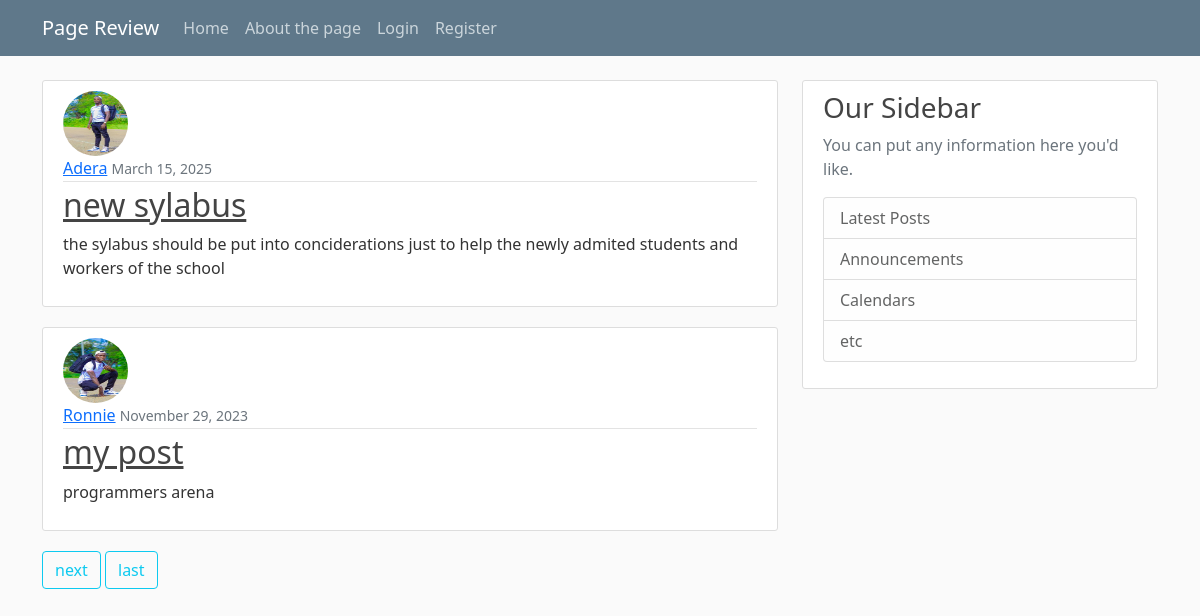
The page / on the database its author committed.
### blog/models.py (models this page shows, shortened)
class Post(models.Model):
    title = models.CharField(max_length=100)
    content = models.TextField()
    date_posted = models.DateTimeField(default=timezone.now)
    author = models.ForeignKey(User, on_delete=models.CASCADE)

### users/models.py (models this page shows, shortened)
class Profile(models.Model):
    user = models.OneToOneField(User,on_delete=models.CASCADE)
    image = models.ImageField(default='default.jpg', upload_to='profile_pics')

### blog/views.py (the view)
# urls.py: path('', PostListView.as_view(), name='blog-home'),
class PostListView(ListView):
    model = Post
    template_name = 'blog/home.html'
    context_object_name = 'posts'
    ordering = ['-date_posted']
    paginate_by = 2

### blog/templates/blog/home.html (shortened to what this page needs)
{% extends "blog/base.html" %}
{% block content %}
    {% for post in posts %}
        <article class="media content-section">
          <img class="rounded-circle article-img" src="{{ post.author.profile.image.url }}">
          <div class="media-body">
            <div class="article-metadata">
              <a class="mr-2" href="{% url 'user-posts' post.author.username %}">{{ post.author }}</a>
              <small class="text-muted">{{ post.date_posted|date:"F d, Y" }}</small>
            </div>
            <h2><a class="article-title" href="{% url 'post-detail' post.id %}">{{ post.title }}</a></h2>
            <p class="article-content">{{ post.content }}</p>
          </div>
        </article>
    {% endfor %}
    {% if is_paginated %}
      {% if page_obj.has_next %}
      <a class="btn btn-outline-info mb-4" href="?page={{ page_obj.next_page_number }}">next</a>
      <a class="btn btn-outline-info mb-4" href="?page={{ page_obj.paginator.num_pages }}">last</a>
      {% endif %}
    {% endif %}
{% endblock content %}

### blog/templates/blog/base.html (shortened to what this page needs)
{% load static %}
<!DOCTYPE html>
<html>
<head>
        <link href="https://cdn.jsdelivr.net/npm/bootstrap@5.1.3/dist/css/bootstrap.min.css" rel="stylesheet">
    <link rel="stylesheet" type="text/css" href="{% static 'blog/main.css' %}">
</head>
<body>
    <header class="site-header">
        <nav class="navbar navbar-expand-md navbar-dark bg-steel fixed-top">
            <div class="container">
                <a class="navbar-brand mr-4" href="{% url 'blog-home' %}">Page Review</a>
                <div class="collapse navbar-collapse" id="navbarToggle">
                  <div class="navbar-nav mr-auto">
                    <a class="nav-item nav-link" href="{% url 'blog-home' %}">Home</a>
                    <a class="nav-item nav-link" href="{% url 'blog-about' %}">About the page</a>
                  </div>
                  <ul class="navbar-nav">
                    {% if user.is_authenticated %}
                    <a class="nav-item nav-link" href="{% url 'post-create' %}">New Post</a>
                      <a class="nav-item nav-link" href="{% url 'profile' %}">Profile</a>
                      <a class="nav-item nav-link" href="{% url 'logout' %}">Logout</a>
                      <a class="nav-item nav-link" href="{% url 'logout' %}">view results</a>
                    {% else %}
                      <a class="nav-item nav-link" href="{% url 'login' %}">Login</a>
                      <a class="nav-item nav-link" href="{% url 'register' %}">Register</a>
                    {% endif %}
                  </ul>
                </div>
              </div>
            </nav>
          </header>
          <main role="main" class="container">
            <div class="row">
              <div class="col-md-8">
                {% block content %}{% endblock %}
              </div>
              <div class="col-md-4">
                <div class="content-section">
                  <h3>Our Sidebar</h3>
                  <p class='text-muted'>You can put any information here you'd like.
                    <ul class="list-group">
                      <li class="list-group-item list-group-item-light">Latest Posts</li>
                      <li class="list-group-item list-group-item-light">Announcements</li>
                      <li class="list-group-item list-group-item-light">Calendars</li>
                      <li class="list-group-item list-group-item-light">etc</li>
                    </ul>
                  </p>
                </div>
              </div>
            </div>
          </main>
</body>
</html>

### blog/static/blog/main.css (style rules this page uses)
body { background: #fafafa; color: #333333; margin-top: 5rem; }
h1, h2, h3, h4, h5, h6 { color: #444444; }
ul { margin: 0; }
.bg-steel { background-color: #5f788a; }
.site-header .navbar-nav .nav-link { color: #cbd5db; }
.content-section { background: #ffffff; padding: 10px 20px; border: 1px solid #dddddd; border-radius: 3px; margin-bottom: 20px; }
.article-title { color: #444444; }
.article-content { white-space: pre-line; }
.article-img { height: 65px; width: 65px; margin-right: 16px; }
.article-metadata { padding-bottom: 1px; margin-bottom: 4px; border-bottom: 1px solid #e3e3e3 }

### rows shown on the page
Post: author.profile.image (picture), author "Adera", date_posted "March 15, 2025", title "new sylabus", content "the sylabus should be put into conciderations just to help the newly admited students and workers of the school"
Post: author.profile.image (picture), author "Ronnie", date_posted "November 29, 2023", title "my post", content "programmers arena"
